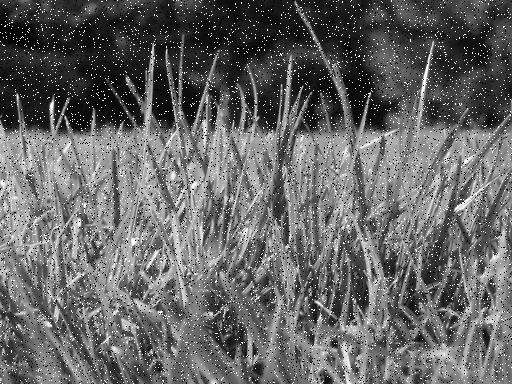
%> input picture Assignment_2/Part-1: Image Enhancement/images/image1_saltpepper.jpg, 512 x 384 px
$ octave plots_denoising.m   (GNU Octave 9; MATLAB toolbox functions it lacks are replaced by stand-ins)
%> lines starting %> are read from the running program, lines starting %| are printed output that depends on the picture
### Assignment_2/Part-1: Image Enhancement/denoise.m
function [ imOut ] = denoise( image, kernel_type, varargin)

filter_size = varargin{1};


switch kernel_type
    case 'box'
        imOut = imboxfilt(image,filter_size);
    case 'median'
        imOut = medfilt2(image,[filter_size,filter_size]);
    case 'gaussian'
        sigma =  varargin{2};
        kernel = gauss2D(sigma, filter_size);
        imOut = imfilter(image, kernel);

end
end

### Assignment_2/Part-1: Image Enhancement/myPSNR.m
function [ PSNR ] = myPSNR(orig_image, approx_image)

% Casting to double is essential
orig_image = double(orig_image);
approx_image = double(approx_image);

% Check input sizes
[m, n] = size(orig_image);
if size(approx_image) ~= [m, n]
    error('Original and corrupted image must have the same size.')
end

% Compute PSNR
sq_diff = (orig_image - approx_image) .^ 2;
MSE = sum(sq_diff(:)) / (m * n);
max_i = double(max(orig_image(:)));

PSNR = 20 * log10(max_i) - 10 * log10(MSE);
end

### Assignment_2/Part-1: Image Enhancement/plots_denoising.m
% denoising analyses
%%
im1 = imread('images/image1_saltpepper.jpg');
%> im1 is the input picture: size 384x512 uint8; min 0, max 255, mean 101.7
im2 = imread('images/image1_gaussian.jpg');
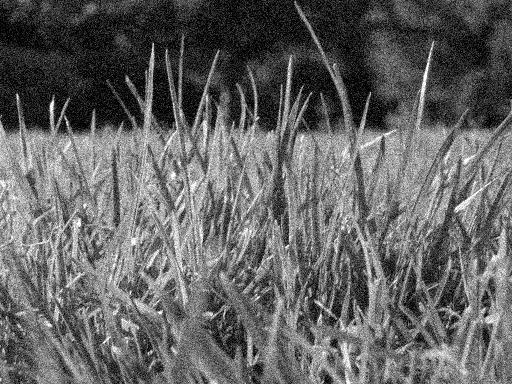
%> input picture Assignment_2/Part-1: Image Enhancement/images/image1_gaussian.jpg, 512 x 384 px
%> im2 is the input picture: size 384x512 uint8; min 0, max 255, mean 99.9
%% saltpepper
figure(1)
denoised_box_3 = denoise(im1,'box', 3);
%> in denoise, `filter_size = varargin{1};`: filter_size = 3
subplot(2,3,1)
p1 = imshow(denoised_box_3);
title('box 3x3');
denoised_box_5 = denoise(im1,'box', 5);
subplot(2,3,2)
p1 = imshow(denoised_box_5);
title('box 5x5');
denoised_box_7 = denoise(im1,'box', 7);
subplot(2,3,3)
p1 = imshow(denoised_box_7);
title('box 7x7');
denoised_median_3 = denoise(im1,'median', 3);
%> call 4 of denoise, with kernel_type = 'median'
%> in denoise (call 4), `imOut = medfilt2(image,[filter_size,filter_size]);`:
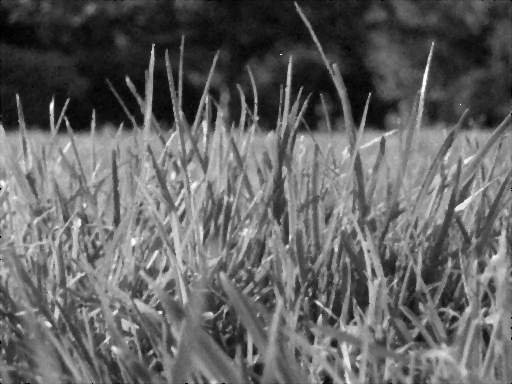
%> imOut: size 384x512 uint8; min 0, max 255, mean 99
subplot(2,3,4)
p1 = imshow(denoised_median_3);
title('median 3x3');
denoised_median_5 = denoise(im1,'median', 5);
%> call 5 of denoise, with kernel_type = 'median'
%> in denoise (call 5), `filter_size = varargin{1};`: filter_size = 5
%> in denoise (call 5), `imOut = medfilt2(image,[filter_size,filter_size]);`:
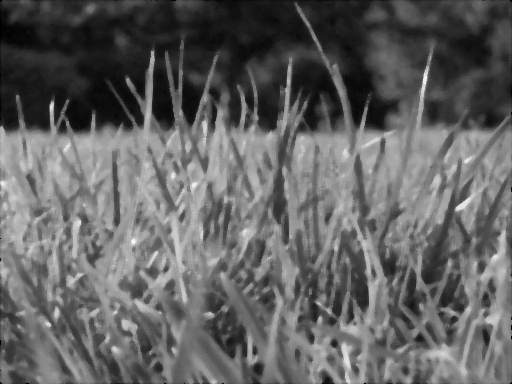
%> imOut: size 384x512 uint8; min 0, max 250, mean 98.4
subplot(2,3,5)
p1 = imshow(denoised_median_5);
title('median 5x5');
denoised_median_7 = denoise(im1,'median', 7);
subplot(2,3,6)
p1 = imshow(denoised_median_7);
title('median 7x7');

%%  PSNR
disp('image 1')
psnr_box3_im1 = myPSNR(im1,denoised_box_3);
%> in myPSNR, `sq_diff = (orig_image - approx_image) .^ 2;`:
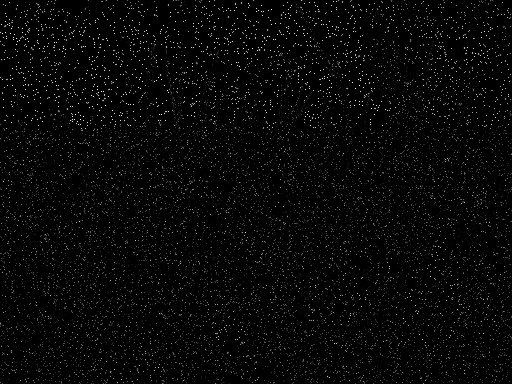
%> sq_diff: size 384x512 double; min 0, max 50625, mean 1476.2; drawn with min black and max white
%> in myPSNR, `MSE = sum(sq_diff(:)) / (m * n);`: MSE = 1476.2
%> in myPSNR, `max_i = double(max(orig_image(:)));`: max_i = 255
%> in myPSNR, `PSNR = 20 * log10(max_i) - 10 * log10(MSE);`: PSNR = 16.44
%> psnr_box3_im1 = 16.44
psnr_box5_im1 = myPSNR(im1,denoised_box_5);
%> psnr_box5_im1 = 15.79
psnr_box7_im1 = myPSNR(im1,denoised_box_7);
%> psnr_box7_im1 = 15.43
psnr_median3_im1 = myPSNR(im1,denoised_median_3);
%> psnr_median3_im1 = 16.12
psnr_median5_im1 = myPSNR(im1,denoised_median_5);
%> psnr_median5_im1 = 15.74
psnr_median7_im1 = myPSNR(im1,denoised_median_7);
%> psnr_median7_im1 = 15.4

%% gaussian
figure(2)
denoised_box_3 = denoise(im2,'box', 3);
subplot(2,3,1)
p1 = imshow(denoised_box_3);
title('box 3x3');
denoised_box_5 = denoise(im2,'box', 5);
subplot(2,3,2)
p1 = imshow(denoised_box_5);
title('box 5x5');
denoised_box_7 = denoise(im2,'box', 7);
%> in denoise (call 9), `filter_size = varargin{1};`: filter_size = 7
%> in denoise (call 9), `imOut = imboxfilt(image,filter_size);`:
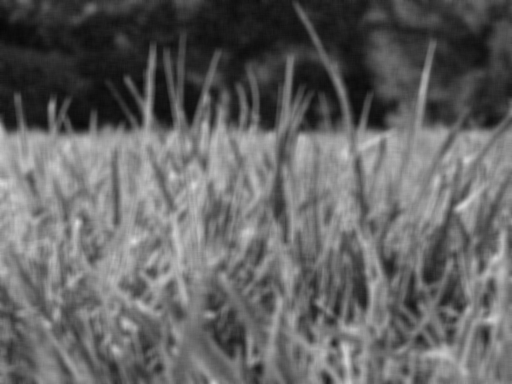
%> imOut: size 384x512 uint8; min 6, max 221, mean 99.9
subplot(2,3,3)
p1 = imshow(denoised_box_7);
title('box 7x7');
denoised_median_3 = denoise(im2,'median', 3);
%> in denoise (call 10), `filter_size = varargin{1};`: filter_size = 3
%> in denoise (call 10), `imOut = medfilt2(image,[filter_size,filter_size]);`:
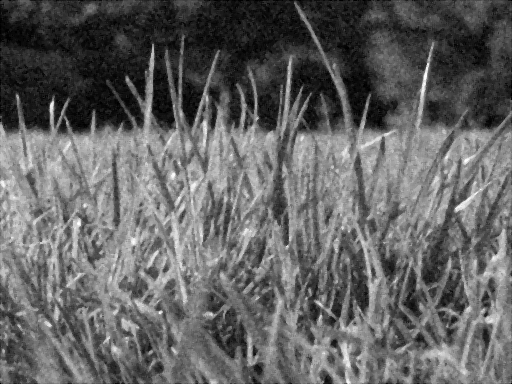
%> imOut: size 384x512 uint8; min 0, max 255, mean 99.2
subplot(2,3,4)
p1 = imshow(denoised_median_3);
title('median 3x3');
denoised_median_5 = denoise(im2,'median', 5);
subplot(2,3,5)
p1 = imshow(denoised_median_5);
title('median 5x5');
denoised_median_7 = denoise(im2,'median', 7);
subplot(2,3,6)
p1 = imshow(denoised_median_7);
title('median 7x7');

%%
disp('image2')
psnr_box3_im2 = myPSNR(im2,denoised_box_3);
%> in myPSNR (call 7), `sq_diff = (orig_image - approx_image) .^ 2;`:
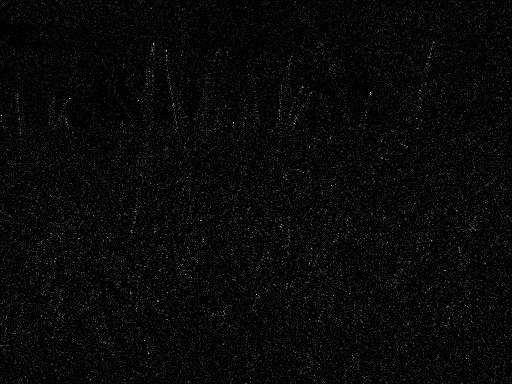
%> sq_diff: size 384x512 double; min 0, max 16384, mean 596.9; drawn with min black and max white
%> in myPSNR (call 7), `MSE = sum(sq_diff(:)) / (m * n);`: MSE = 596.9
%> in myPSNR (call 7), `PSNR = 20 * log10(max_i) - 10 * log10(MSE);`: PSNR = 20.37
%> psnr_box3_im2 = 20.37
psnr_box5_im2 = myPSNR(im2,denoised_box_5);
%> psnr_box5_im2 = 19.19
psnr_box7_im2 = myPSNR(im2,denoised_box_7);
%> psnr_box7_im2 = 18.41
psnr_median3_im2 = myPSNR(im2,denoised_median_3);
%> psnr_median3_im2 = 20.28
psnr_median5_im2 = myPSNR(im2,denoised_median_5);
%> psnr_median5_im2 = 19.26
psnr_median7_im2 = myPSNR(im2,denoised_median_7);
%> psnr_median7_im2 = 18.46
